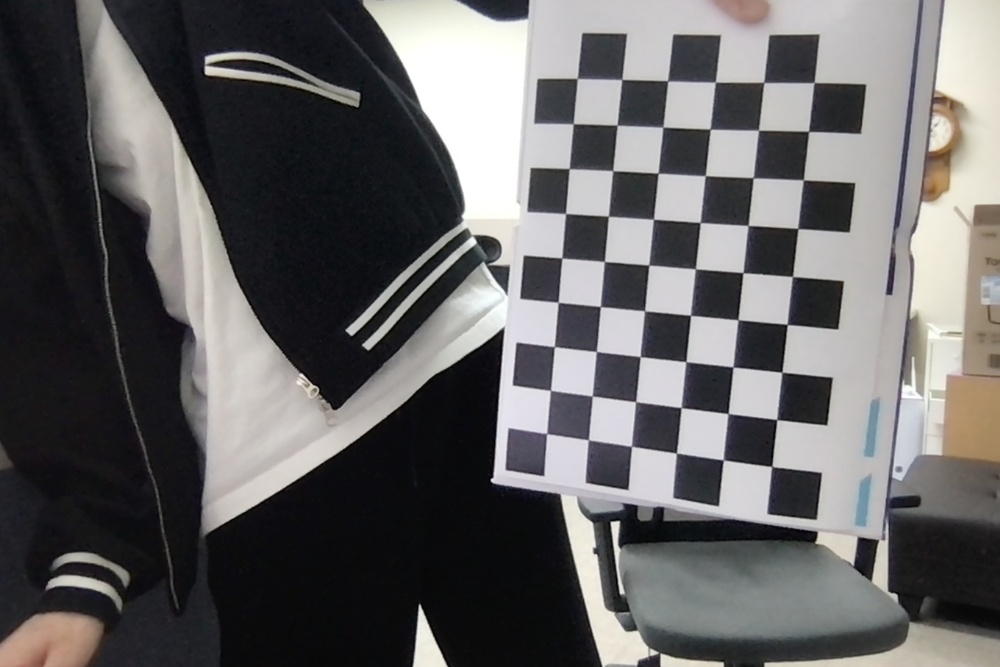
#> input picture assets/images/0.jpg, 1000 x 667 px, shrunk from 1440 x 960 before the run; its folder holds only this picture in this run
$ python calibration.py
#> lines starting #> are read from the running program, lines starting #| are printed output that depends on the picture; after the words box and inside, x2 and y2 are one past the last pixel; in counts of white or black regions, pixels touching at a corner belong together; long printed decimals are rounded
import cv2
import numpy as np
import os
import glob

# Thank you for https://foss4g.tistory.com/1665

# 체커보드의 차원 정의
CHECKERBOARD = (6,9) # 체커보드 행과 열당 내부 코너 수
criteria = (cv2.TERM_CRITERIA_EPS + cv2.TERM_CRITERIA_MAX_ITER, 30, 0.001)
# 각 체커보드 이미지에 대한 3D 점 벡터를 저장할 벡터 생성
objpoints = []
# 각 체커보드 이미지에 대한 2D 점 벡터를 저장할 벡터 생성
imgpoints = []
# 3D 점의 세계 좌표 정의
objp = np.zeros((1, CHECKERBOARD[0] * CHECKERBOARD[1], 3), np.float32)
objp[0,:,:2] = np.mgrid[0:CHECKERBOARD[0], 0:CHECKERBOARD[1]].T.reshape(-1, 2)
prev_img_shape = None
# 주어진 디렉터리에 저장된 개별 이미지의 경로 추출
images = glob.glob('./assets/images/*.jpg')
for i, fname in enumerate(images):
    img = cv2.imread(fname)
#> img is the input picture: shape (667, 1000, 3); mean B, G, R 99.6, 99.1, 100.5
    # 그레이 스케일로 변환
    gray = cv2.cvtColor(img,cv2.COLOR_BGR2GRAY)
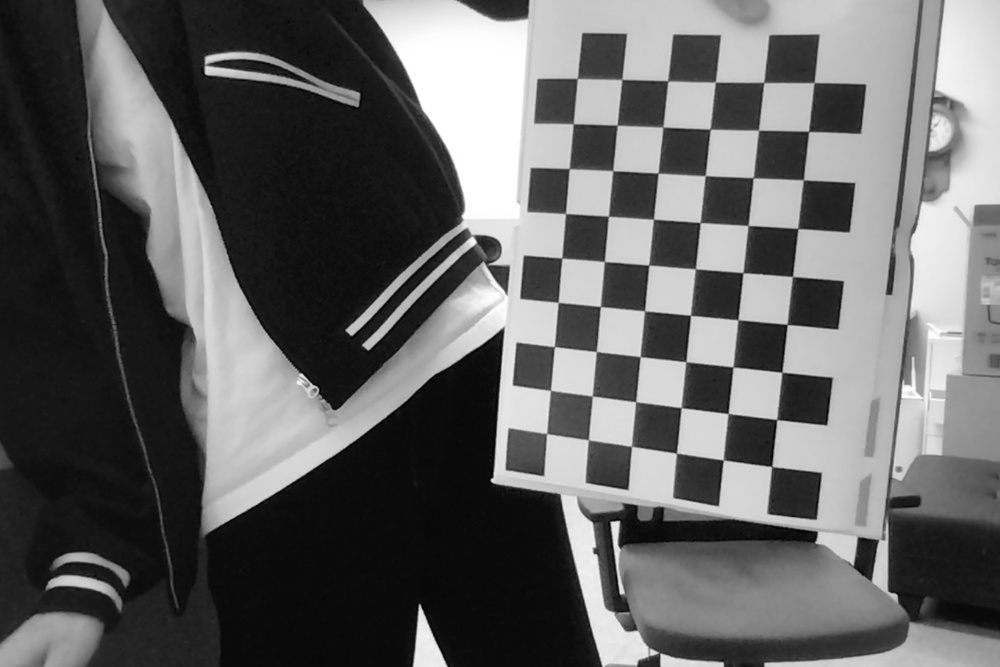
#> gray: shape (667, 1000); min 0, max 255, mean 99.6
    # 체커보드 코너 찾기
    # 이미지에서 원하는 개수의 코너가 발견되면 ret = true
    ret, corners = cv2.findChessboardCorners(gray,
                                             CHECKERBOARD,
                                             cv2.CALIB_CB_ADAPTIVE_THRESH + cv2.CALIB_CB_FAST_CHECK + cv2.CALIB_CB_NORMALIZE_IMAGE)
#> ret = True; corners = 54 rows, first 8: [771.7, 466.4], [723, 460.1], [676.2, 453.2], [631.2, 446.3], [588.5, 439.7], [546.7, 433.4], [776.7, 419.6], [728.1, 413.4]
    # 원하는 개수의 코너가 감지되면,
    # 픽셀 좌표 미세조정 -> 체커보드 이미지 표시
    if ret == True:
        objpoints.append(objp)
        # 주어진 2D 점에 대한 픽셀 좌표 미세조정
        corners2 = cv2.cornerSubPix(gray, corners, (11,11),(-1,-1), criteria)
#> corners2 = 54 rows, first 8: [771.7, 466.6], [723.3, 459.8], [676.4, 453], [631.5, 446.3], [588.4, 439.8], [546.7, 433.6], [776.8, 419.5], [728.1, 413.6]
        imgpoints.append(corners2)
        # 코너 그리기 및 표시
        img = cv2.drawChessboardCorners(img, CHECKERBOARD, corners2, ret)
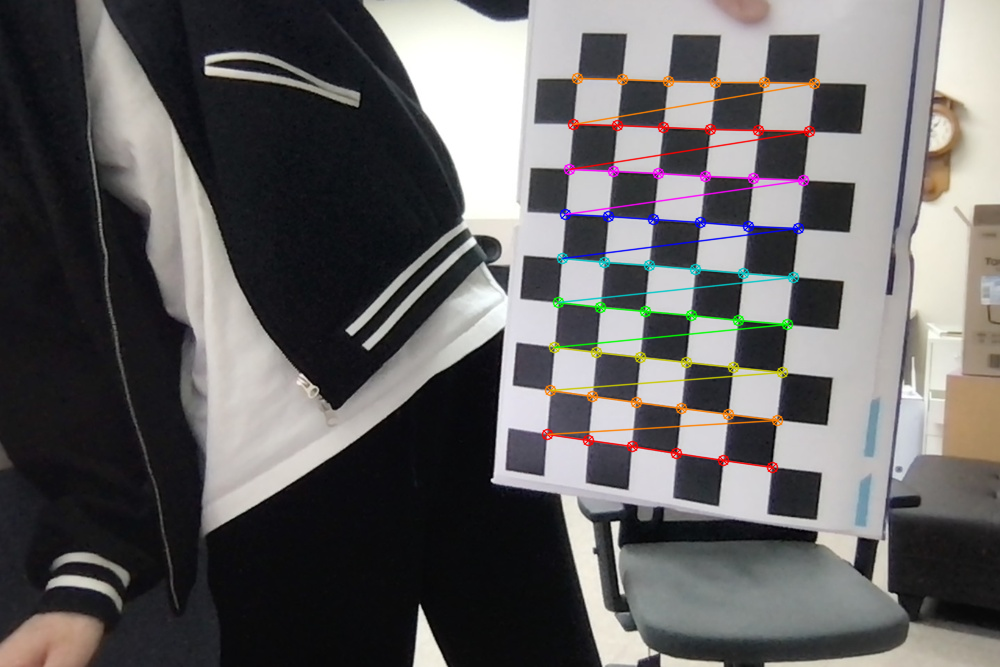
#> img: shape (667, 1000, 3); 2.44% of pixels changed, all inside (x1, y1, x2, y2) = (541, 72, 821, 474)
    cv2.imwrite(f'tmp/{i}.png', img.copy())
    # cv2.imshow('img',img)
    # cv2.waitKey(0)

cv2.destroyAllWindows()
h,w = img.shape[:2] # 480, 640
# 알려진 3D 점(objpoints) 값과 감지된 코너의 해당 픽셀 좌표(imgpoints) 전달, 카메라 캘리브레이션 수행
ret, mtx, dist, rvecs, tvecs = cv2.calibrateCamera(objpoints, imgpoints, gray.shape[::-1], None, None)
#> ret = 0.459; mtx = [[854.3, 0, 427.2], [0, 903.7, 340.9], [0, 0, 1]]; dist = [[-0.257, 1.07, 0.00637, 0.0286, -1.83]]; rvecs = ([-0.458, 0.117, -3.01],); tvecs = ([7.59, 2.63, 19.11],)

print("Camera matrix : \n") # 내부 카메라 행렬
print(mtx, mtx.shape)
#| [[854.301      0.         427.247]
#|  [  0.         903.677 340.897]
#|  [  0.           0.           1.        ]] (3, 3)
np.save('data/mtx.npy', mtx)

print("dist : \n") # 렌즈 왜곡 계수(Lens distortion coefficients)
print(dist, dist.shape)
#| [[-0.2566  1.073  0.006372  0.02858  -1.830]] (1, 5)
np.save('data/dist.npy', dist)

print("rvecs : \n") # 회전 벡터
print(rvecs, rvecs[0].shape)
#| (array([[-0.4583],
#|        [ 0.1174 ],
#|        [-3.012 ]]),) (3, 1)
np.save('data/rvecs.npy', rvecs)

print("tvecs : \n") # 이동 벡터
print(tvecs, tvecs[0].shape)
#| (array([[ 7.588],
#|        [ 2.626],
#|        [19.109]]),) (3, 1)
np.save('data/tvecs.npy', tvecs)

$ run again, on assets/images/4.jpg
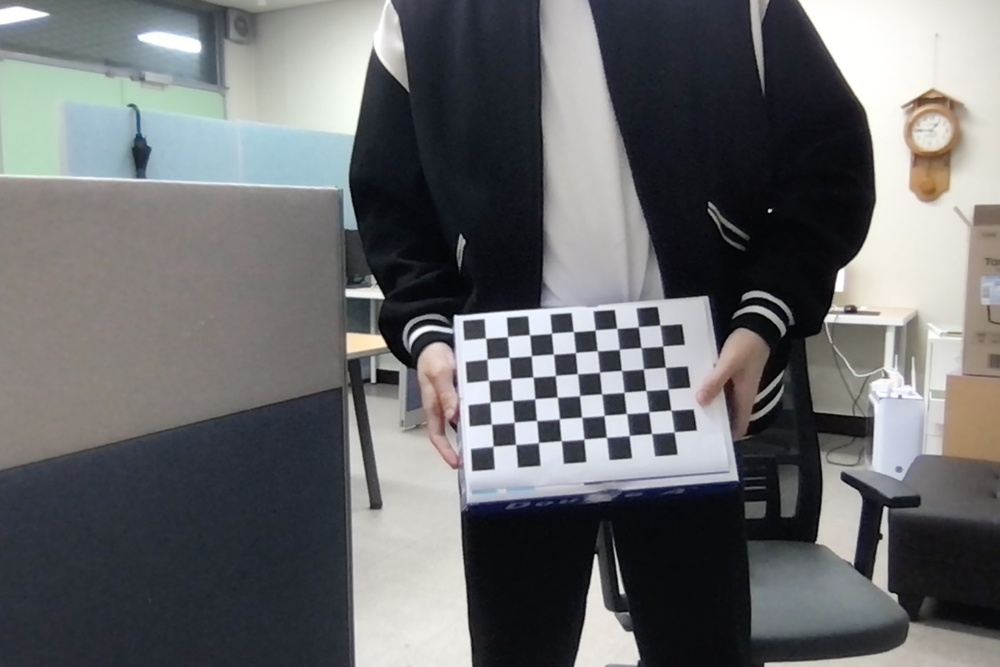
#> input picture assets/images/4.jpg, 1000 x 667 px, shrunk from 1440 x 960 before the run
#> img is the input picture: shape (667, 1000, 3); mean B, G, R 108.5, 106.7, 105.5
#> `gray = cv2.cvtColor(img,cv2.COLOR_BGR2GRAY)`:
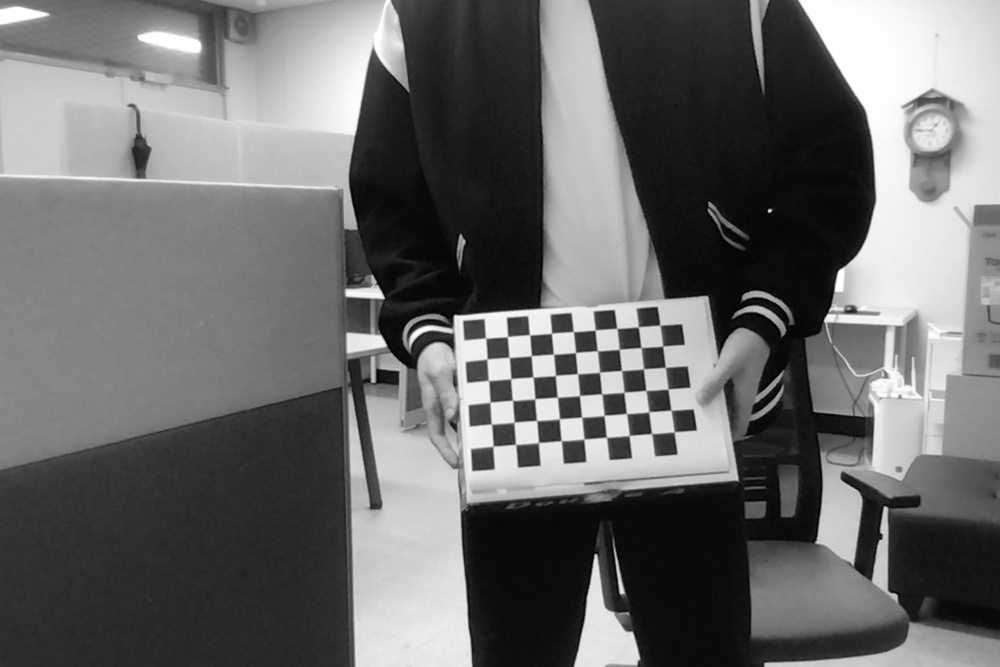
#> gray: shape (667, 1000); min 0, max 255, mean 106.5
#> `ret, corners = cv2.findChessboardCorners(gray, CHECKERBOARD, cv2.CALIB..`: ret = True; corners = 54 rows, first 8: [493.2, 446], [491.4, 424.2], [490, 402.2], [488.5, 380.4], [487.1, 358.9], [485.5, 338.1], [515.5, 444.4], [514.2, 422.1]
#> corners2 = 54 rows, first 8: [493, 446.3], [491.5, 424.1], [490.1, 402.1], [488.5, 380.5], [487.1, 359], [485.6, 338.2], [515.7, 444.5], [514.1, 422.3]
#> `img = cv2.drawChessboardCorners(img, CHECKERBOARD, corners2, ret)`:
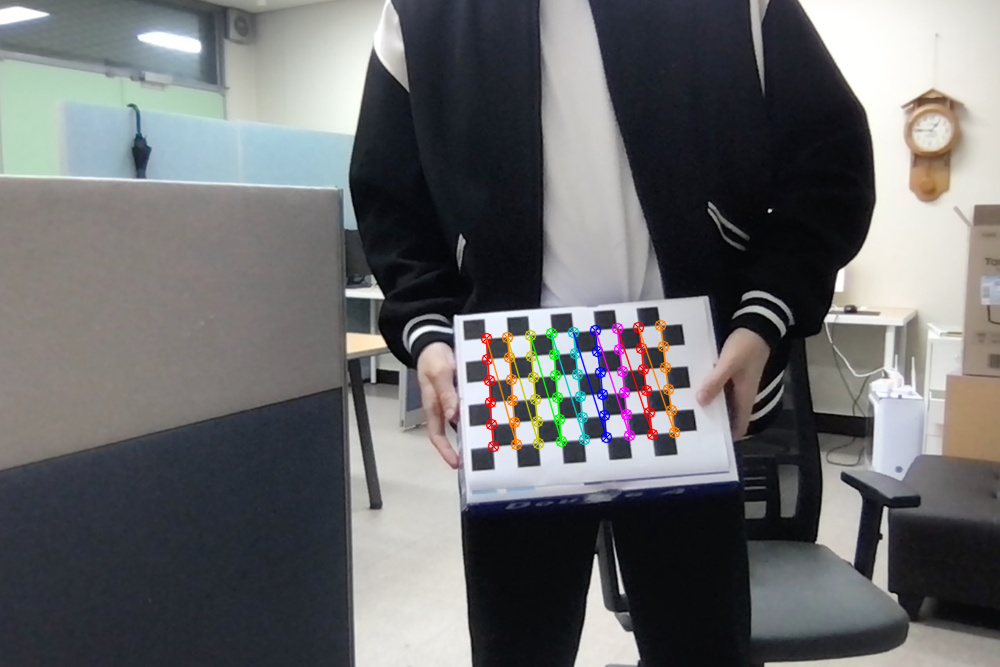
#> img: shape (667, 1000, 3); 1.43% of pixels changed, all inside (x1, y1, x2, y2) = (480, 319, 681, 453)
#> `ret, mtx, dist, rvecs, tvecs = cv2.calibrateCamera(objpoints, imgpoint..`: ret = 0.18; mtx = [[570.6, 0, 526.9], [0, 555.9, 351.2], [0, 0, 1]]; dist = [[-0.106, 0.0225, -0.00368, 0.00162, 7.36]]; rvecs = ([-0.142, -0.172, -1.64],); tvecs = ([-1.48, 4.28, 24.89],)
#| [[570.633   0.         526.932 ]
#|  [  0.         555.908 351.162]
#|  [  0.           0.           1.        ]] (3, 3)
#| [[-1.05754590e-01  2.24706189e-02 -3.68474540e-03  1.61994317e-03
#|    7.36102023e+00]] (1, 5)
#| (array([[-0.1418 ],
#|        [-0.1724],
#|        [-1.642]]),) (3, 1)
#| (array([[-1.485],
#|        [ 4.276],
#|        [24.886]]),) (3, 1)

$ run again, on assets/images/5.jpg
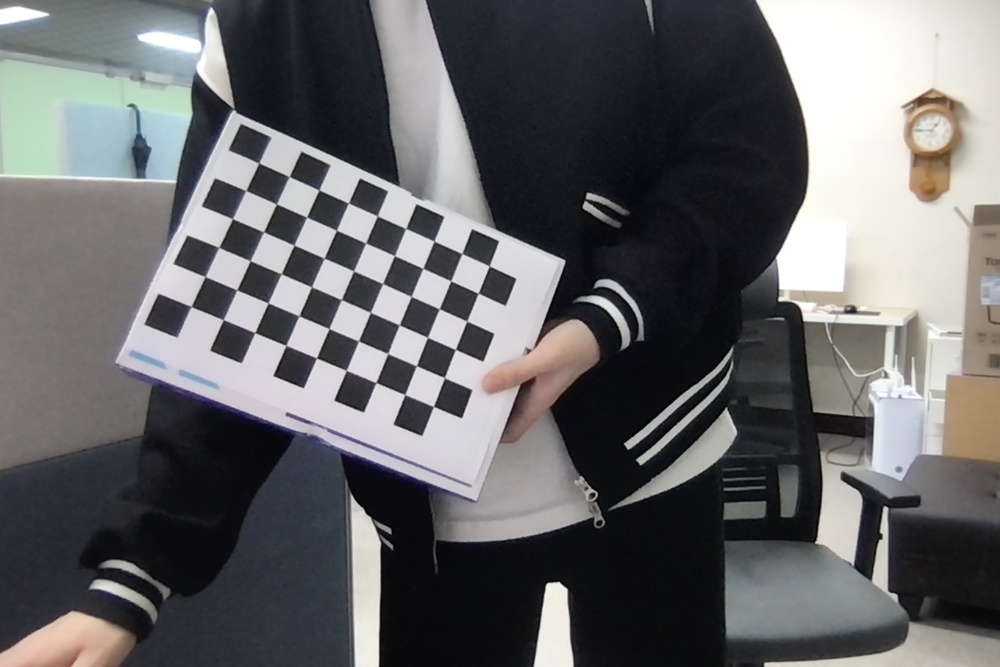
#> input picture assets/images/5.jpg, 1000 x 667 px, shrunk from 1440 x 960 before the run
#> img is the input picture: shape (667, 1000, 3); mean B, G, R 103.9, 102.2, 102.1
#> `gray = cv2.cvtColor(img,cv2.COLOR_BGR2GRAY)`:
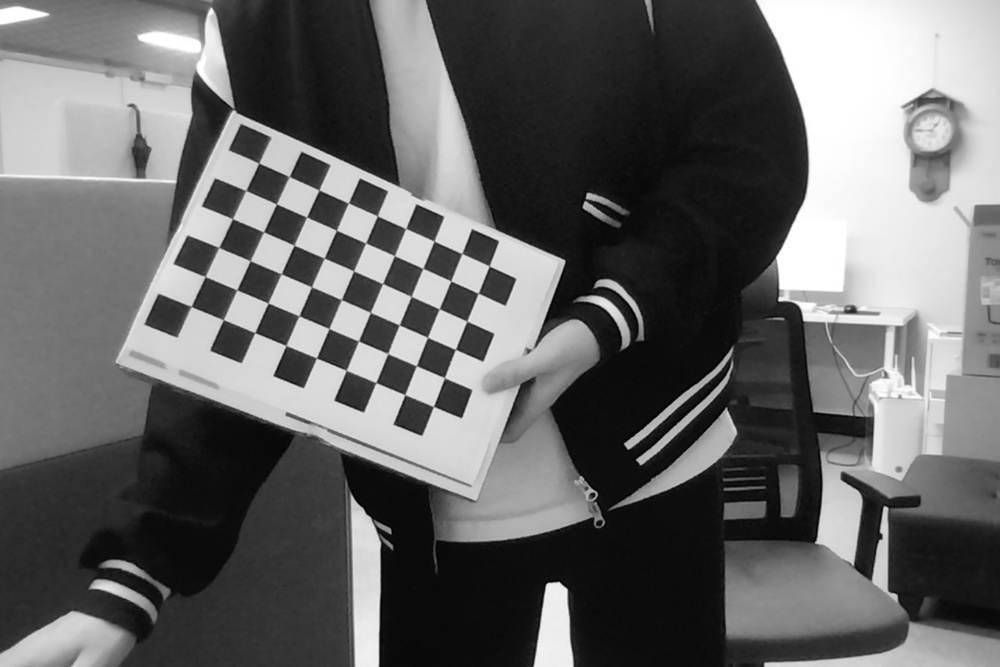
#> gray: shape (667, 1000); min 0, max 255, mean 102.3
#> `ret, corners = cv2.findChessboardCorners(gray, CHECKERBOARD, cv2.CALIB..`: ret = True; corners = 54 rows, first 8: [191.4, 306.4], [205.3, 276.5], [219, 247.3], [232.5, 218.6], [246.1, 190.3], [258.9, 163.1], [223.4, 319.7], [236.6, 289.9]
#> corners2 = 54 rows, first 8: [191.1, 306.5], [205.2, 276.6], [218.7, 247.4], [232.5, 218.7], [245.7, 190.5], [258.8, 163.1], [223.4, 319.7], [236.7, 289.8]
#> `img = cv2.drawChessboardCorners(img, CHECKERBOARD, corners2, ret)`:
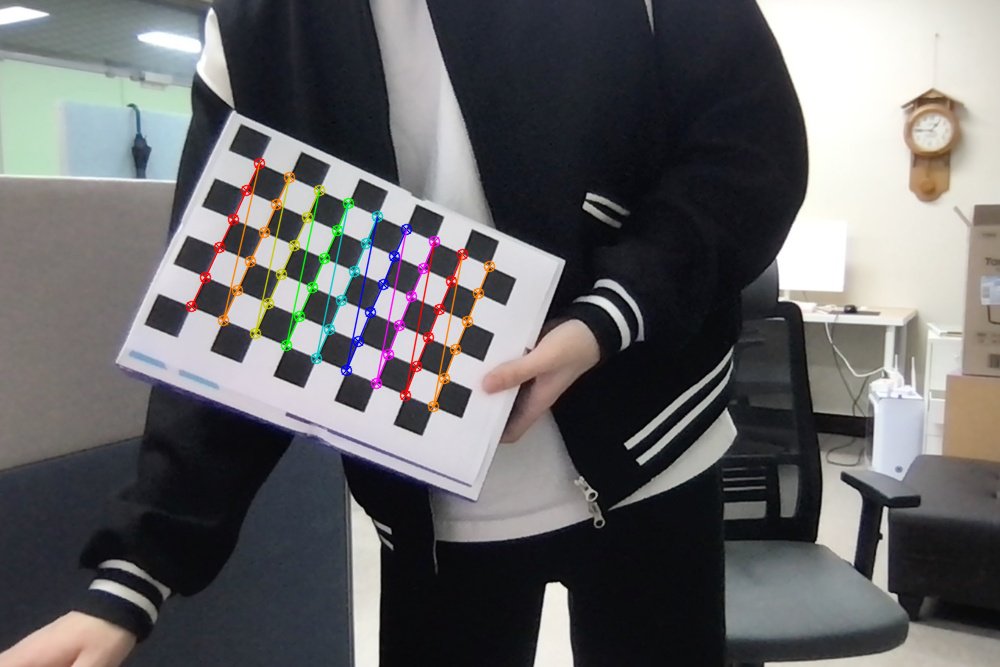
#> img: shape (667, 1000, 3); 1.78% of pixels changed, all inside (x1, y1, x2, y2) = (185, 157, 496, 413)
#> `ret, mtx, dist, rvecs, tvecs = cv2.calibrateCamera(objpoints, imgpoint..`: ret = 0.224; mtx = [[990.5, 0, 548.2], [0, 1017.3, 350.6], [0, 0, 1]]; dist = [[-1.02, 6.6, -0.00298, -0.0798, -21.06]]; rvecs = ([0.102, -0.325, -1.17],); tvecs = ([-10.83, -1.33, 30.63],)
#| [[9.90473059e+02 0.00000000e+00 5.48179903e+02]
#|  [0.00000000e+00 1.01725153e+03 3.50554579e+02]
#|  [0.00000000e+00 0.00000000e+00 1.00000000e+00]] (3, 3)
#| [[-1.01708872e+00  6.59912571e+00 -2.97714937e-03 -7.97984294e-02
#|   -2.10599250e+01]] (1, 5)
#| (array([[ 0.1017],
#|        [-0.3252],
#|        [-1.171]]),) (3, 1)
#| (array([[-10.826],
#|        [ -1.330],
#|        [ 30.633]]),) (3, 1)

$ run again, on assets/images/6.jpg
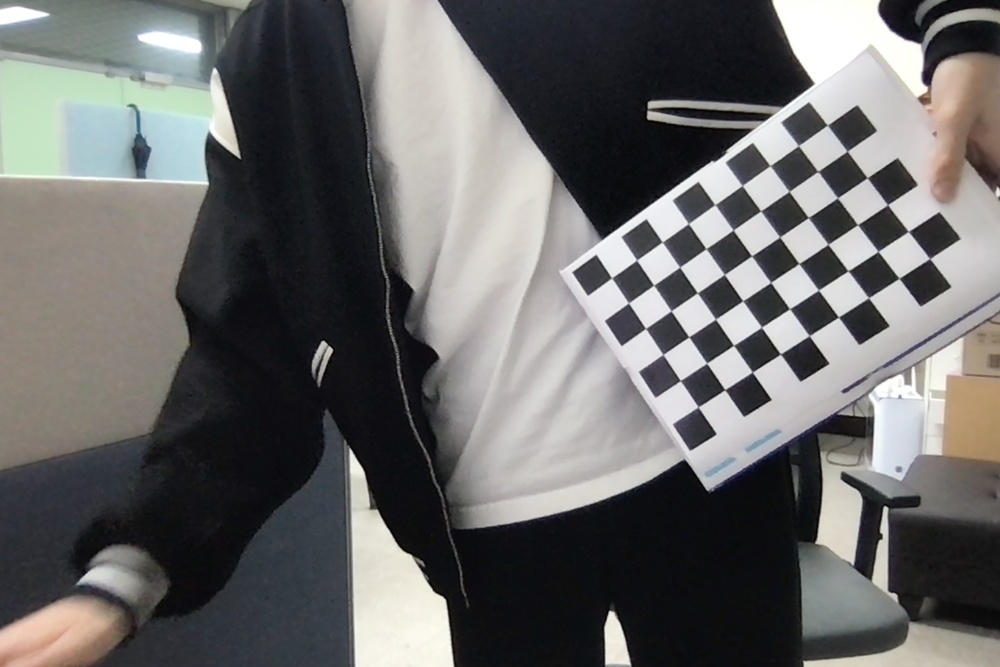
#> input picture assets/images/6.jpg, 1000 x 667 px, shrunk from 1440 x 960 before the run
#> img is the input picture: shape (667, 1000, 3); mean B, G, R 104.3, 104.8, 105.4
#> `gray = cv2.cvtColor(img,cv2.COLOR_BGR2GRAY)`:
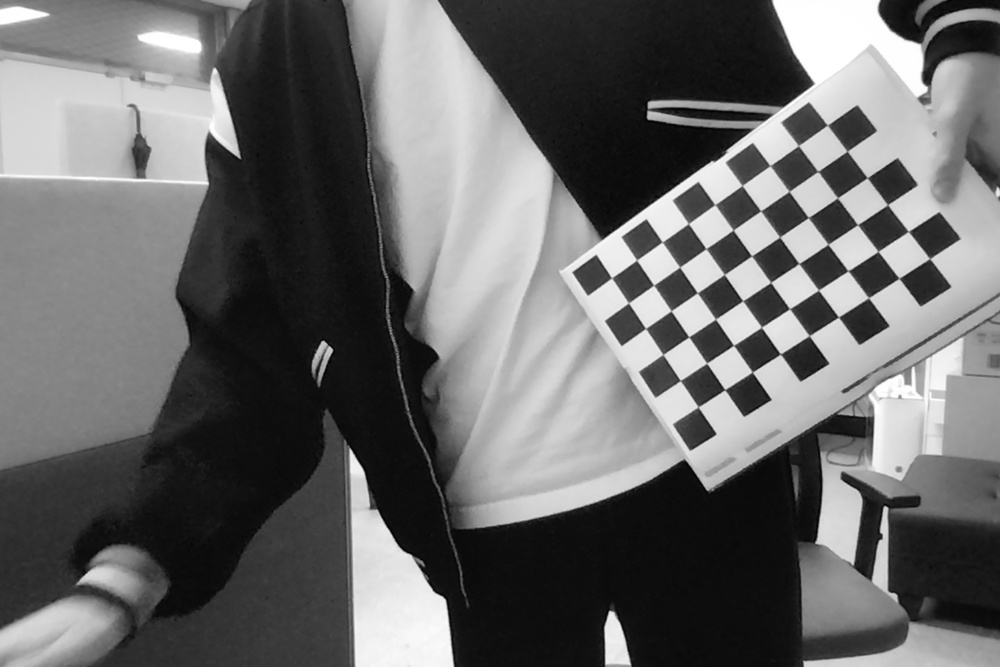
#> gray: shape (667, 1000); min 0, max 255, mean 104.9
#> `ret, corners = cv2.findChessboardCorners(gray, CHECKERBOARD, cv2.CALIB..`: ret = True; corners = 54 rows, first 8: [698, 406.7], [680.3, 380.5], [662.8, 354.4], [645.4, 328.4], [628.4, 303], [611.6, 277.9], [724.9, 389.7], [706.5, 363.1]
#> corners2 = 54 rows, first 8: [698.1, 407], [680.4, 380.5], [662.9, 354.5], [645.6, 328.5], [628.5, 302.9], [611.7, 277.8], [724.8, 389.7], [706.6, 363.2]
#> `img = cv2.drawChessboardCorners(img, CHECKERBOARD, corners2, ret)`:
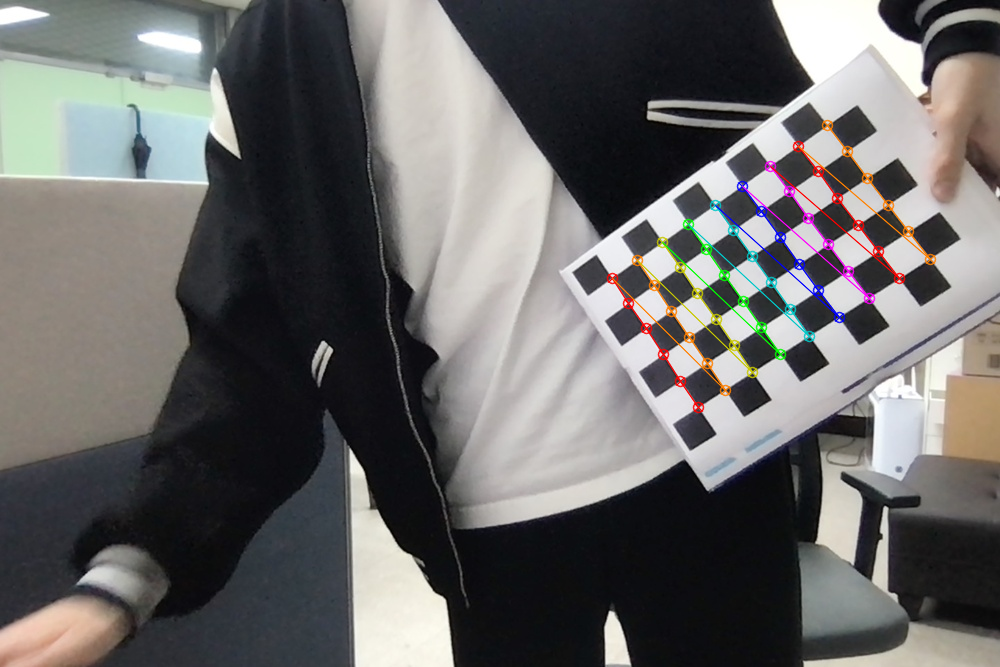
#> img: shape (667, 1000, 3); 1.66% of pixels changed, all inside (x1, y1, x2, y2) = (606, 119, 937, 414)
#> `ret, mtx, dist, rvecs, tvecs = cv2.calibrateCamera(objpoints, imgpoint..`: ret = 0.2; mtx = [[939.2, 0, 482.8], [0, 962.4, 308], [0, 0, 1]]; dist = [[-0.174, 1.17, -0.00911, 0.0275, -2.89]]; rvecs = ([-0.375, 0.14, -2.14],); tvecs = ([6.91, 3.14, 30.48],)
#| [[939.220   0.         482.797]
#|  [  0.         962.413 307.976]
#|  [  0.           0.           1.        ]] (3, 3)
#| [[-0.1736  1.170 -0.009109   0.02752 -2.887]] (1, 5)
#| (array([[-0.3751],
#|        [ 0.1404],
#|        [-2.143]]),) (3, 1)
#| (array([[ 6.913],
#|        [ 3.140],
#|        [30.484]]),) (3, 1)
